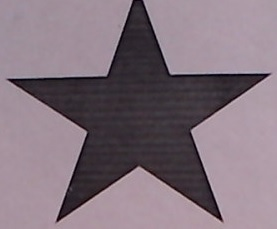
//> input picture RasPi/Navigation/template_close.jpg, 277 x 229 px
$ ./search_pattern_close_v0.1 2   (built with g++ and OpenCV 4)
//> lines starting //> are read from the running program, lines starting //| are printed output that depends on the picture
#include "opencv2/highgui/highgui.hpp"
#include "opencv2/imgproc/imgproc.hpp"
#include <iostream>
#include <stdio.h>

using namespace std;
using namespace cv;

/// Global Variables
Mat img; Mat templ; Mat templ_rsz;
int match_method;
float dist = 0;

/// Function Headers
void MatchingMethod( int, void* );

/** @function main */
int main( int argc, char** argv )
{
	float distance = 0;
	distance = atof(argv[1]);
	dist = distance;
	/// Load image and template
	img = imread( "tempImg.jpg", 1 );
//> tempImg.jpg cannot be read in this run, so this picture is empty
	templ = imread( "template_close.jpg", 1 );
//> templ is the input picture: 229 rows x 277 cols, CV_8UC3; mean B, G, R 125.2, 115.3, 130.5

	if (distance == 3) {
		resize(templ, templ_rsz, Size(), 0.4, 0.4);
	}
	else if (distance == 2.5) {
		resize(templ, templ_rsz, Size(), 0.5, 0.5);
	}
	else if (distance == 2) {
		resize(templ, templ_rsz, Size(), 0.67, 0.67);
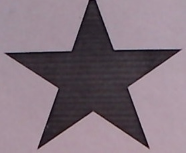
//> templ_rsz: 153 rows x 186 cols, CV_8UC3; mean B, G, R 125.1, 115.1, 130.4
	}
	else if (distance == 1.5) {
		resize(templ, templ_rsz, Size(), 0.8, 0.8);
	}
	else if (distance == 1) {
		resize(templ, templ_rsz, Size(), 1.0, 1.0);
	}
	else return(-1);

	MatchingMethod( 0, 0 );
	return 0;
}

/**
 * @function MatchingMethod
 * @brief Trackbar callback
 */
void MatchingMethod( int, void* )
{
	Mat result;
	FILE *fp;
	char buff[20];

	/// Create the result matrix
	int result_cols =  img.cols - templ.cols + 1;
//> result_cols = -276
	int result_rows = img.rows - templ.rows + 1;
//> result_rows = -228

//> (the run ends here: the program stops with an error, at `result.create( result_rows, result_cols, CV_32FC1 );`)
